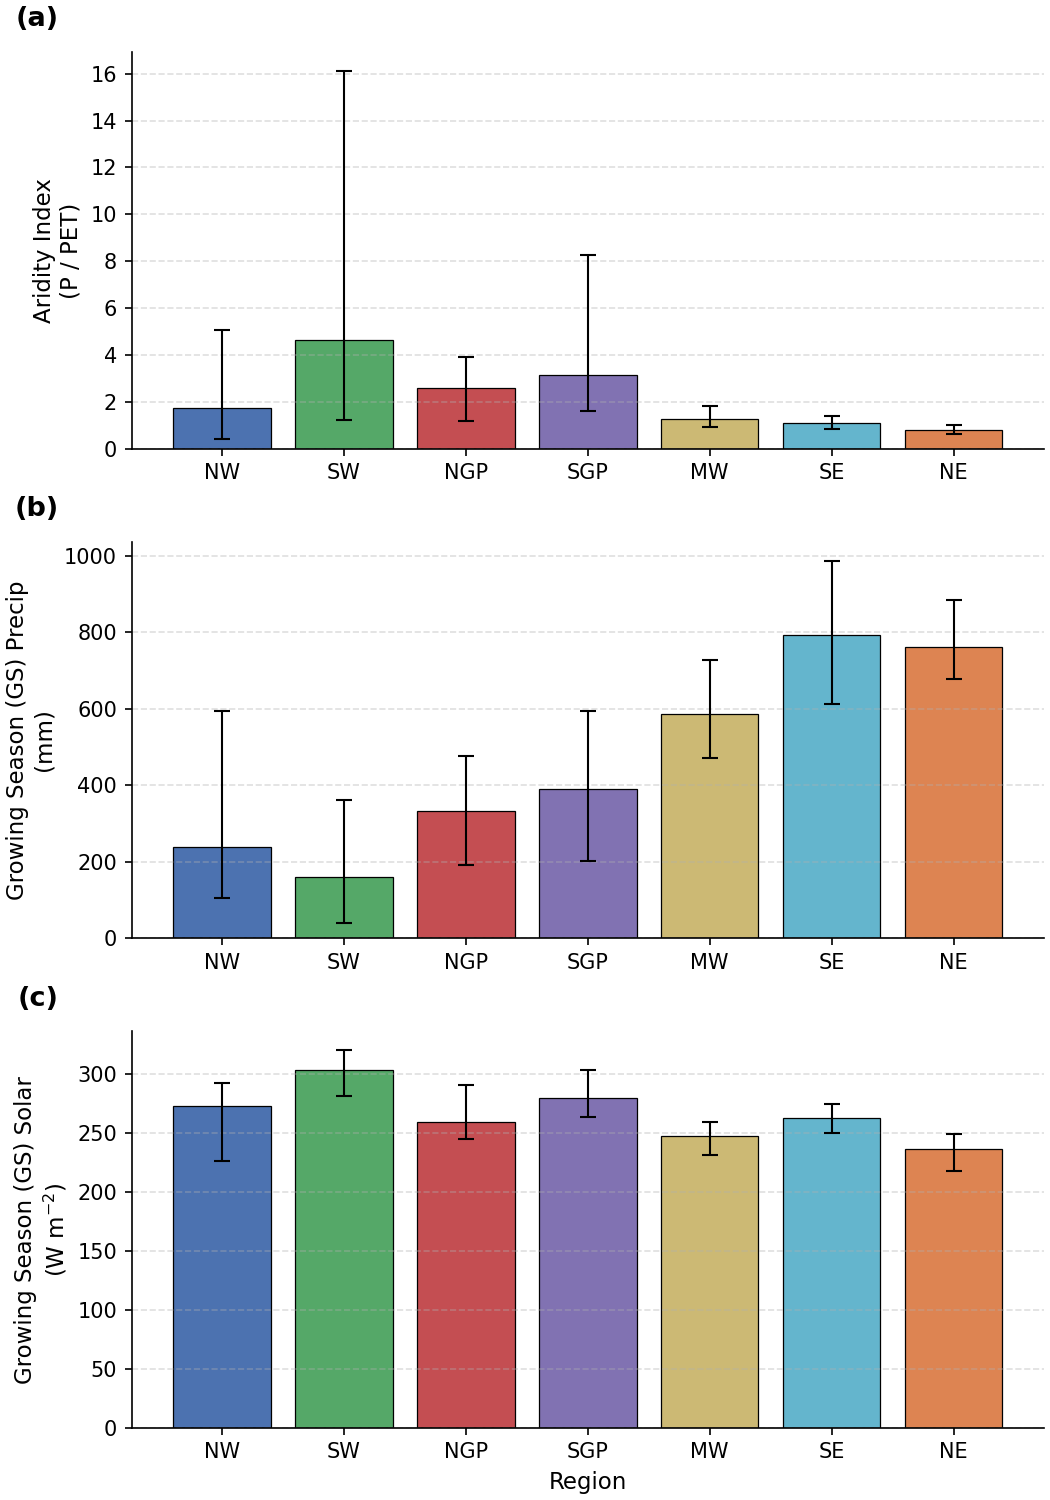

The Python source for this figure:
import pandas as pd
import numpy as np
import matplotlib.pyplot as plt

df = pd.read_csv('spatial_flash_drought_properties.csv')

# cluster -> region mapping (based on centroid lat/lon)
cluster_to_region = {
    1: 'NW',
    2: 'SW',
    3: 'NGP',
    4: 'SGP',
    5: 'MW',
    6: 'SE',
    7: 'NE',
}
df['region'] = df['cluster'].map(cluster_to_region)

region_order = ['NW', 'SW', 'NGP', 'SGP', 'MW', 'SE', 'NE']

vars_info = [
    ('aridity_index', 'Aridity Index', '(P / PET)'),
    ('precip_gs_mean', 'Growing Season (GS) Precip', '(mm)'),
    ('solar_mean', 'Growing Season (GS) Solar', r'(W m$^{-2}$)'),
]

panel_labels = ['(a)', '(b)', '(c)']

colors = ['#4C72B0', '#55A868', '#C44E52', '#8172B2', '#CCB974', '#64B5CD', '#DD8452']

fig, axes = plt.subplots(3, 1, figsize=(7, 10), layout='compressed')

for ax, (col, label, unit), panel in zip(axes, vars_info, panel_labels):
    grouped = df.groupby('region')[col]
    medians = grouped.median().reindex(region_order)
    p05 = grouped.quantile(0.05).reindex(region_order)
    p95 = grouped.quantile(0.95).reindex(region_order)

    # error bar lengths relative to the median (bar height)
    lower_err = (medians - p05).clip(lower=0)
    upper_err = (p95 - medians).clip(lower=0)
    yerr = np.vstack([lower_err.values, upper_err.values])

    ax.bar(region_order, medians.values, yerr=yerr,
           capsize=4, color=colors, edgecolor='black', linewidth=0.6,
           error_kw={'elinewidth': 1, 'ecolor': 'black'})

    ax.set_ylabel(f'{label}\n{unit}', fontsize=11)
    ax.text(-0.08, 1.05, panel, transform=ax.transAxes,
            fontsize=13, fontweight='bold', va='bottom', ha='right')
    ax.spines['top'].set_visible(False)
    ax.spines['right'].set_visible(False)
    ax.grid(axis='y', linestyle='--', alpha=0.4)

axes[-1].set_xlabel('Region', fontsize=11)

plt.savefig('climatology_by_region.png', dpi=150)
print('saved')
